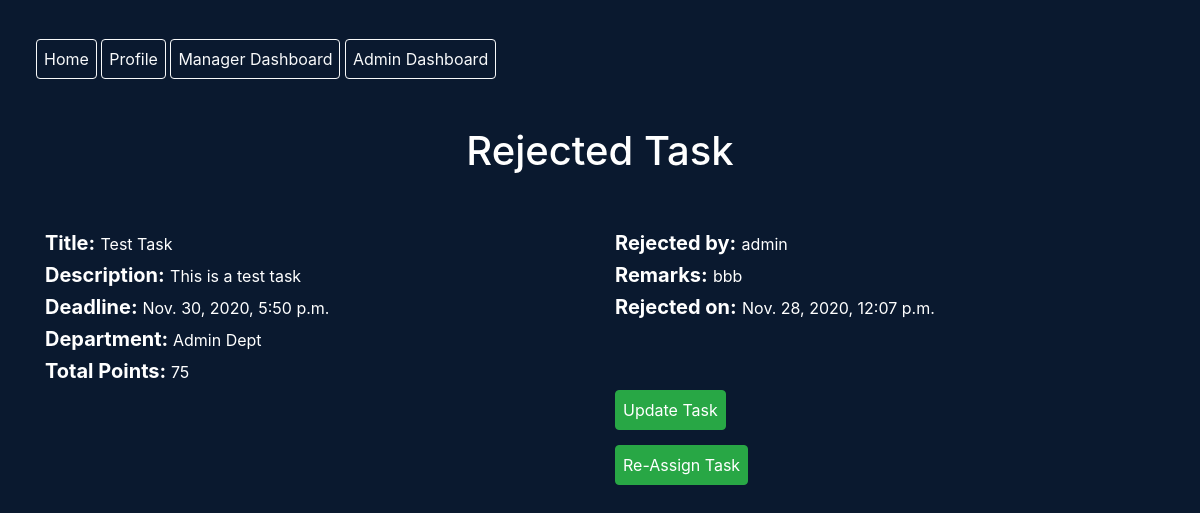
The page /create/rejected-feedback/6 (signed in) on the database its author committed.
### createMode/models.py (models this page shows, shortened)
class TaskRejectFeedback(models.Model):
	task = models.ForeignKey(Task, on_delete=models.CASCADE)
	rejected_by = models.ForeignKey(User, on_delete=models.CASCADE, related_name='rejected_by_user')
	remarks = models.TextField()
	rejected_on = models.DateTimeField(auto_now_add=True)

class Task(models.Model):
	title = models.CharField(max_length=240)
	description = models.TextField()
	total_points = models.PositiveIntegerField(validators=[MinValueValidator(10), MaxValueValidator(100)])
	department = models.ForeignKey(Department, on_delete=models.CASCADE)
	deadline = models.DateTimeField()
	assigned_to = models.ForeignKey(User, on_delete=models.SET_NULL, blank=True, null=True, related_name='assigned_to_user')
	created_by = models.ForeignKey(User, on_delete=models.SET_NULL, blank=True, null=True, related_name='created_by_user')
	created_at = models.DateTimeField(auto_now_add=True)
	submitted = models.BooleanField(default=False)
	reviewed = models.BooleanField(default=False)
	review_id = models.PositiveIntegerField(blank=True, null=True)
	is_accepted = models.BooleanField(default=False)
	is_rejected = models.BooleanField(default=False)
	reject_feedback_id = models.PositiveIntegerField(blank=True, null=True)

### core/models.py (models this page shows)
class Department(models.Model):
	name = models.CharField(max_length=60)
	description = models.CharField(max_length=264)
	def __str__(self):
		return self.name

### createMode/views.py (the view)
# urls.py: path('rejected-feedback/<int:pk>', TaskRejectDetailsView.as_view(),name='rejected-feedback'),
class TaskRejectDetailsView(LoginRequiredMixin, ManagerRequiredMixin, DetailView):
    model = TaskRejectFeedback
    context_object_name = 'rejected_task_feedback'
    template_name = 'createMode/rejected_feedback.html'

### core/context_processors.py (called while the page is built)
def check_authorization(request):
	if request.user.is_superuser:
		user_is_admin = True
	else:
		user_is_admin = False
	if request.user.is_authenticated:
		user_is_authenticated = True
		jobinfo = EmployeeJobInfo.objects.filter(user = request.user)[0]
		if jobinfo and jobinfo.isManager == True:
			user_is_manager = True
		else:
			user_is_manager = False
	else:
		user_is_authenticated = False
		user_is_manager = False
	return {
		'user_is_authenticated' : user_is_authenticated,
		'user_is_admin': user_is_admin,
		'user_is_manager' : user_is_manager,
	}

### createMode/views.py (called while the page is built)
    def dispatch(self, request, *args, **kwargs):
        usr = request.user
        usr_job_info = EmployeeJobInfo.objects.get(user=usr)
        if usr.is_authenticated and usr_job_info.isManager:
            pass
        else:
            return redirect('core:index')
        return super().dispatch(request, *args, **kwargs)

### createMode/templates/createMode/rejected_feedback.html (shortened to what this page needs)
{% extends 'core/base.html' %}
{% load crispy_forms_tags %}
{% load static %}
{% block content %}
	<div class="container" >
		<br>
		<h1>Rejected Task</h1>
		<br><br>
		<div class="row">
			<div class="col-md">
				<h5><strong>Title:</strong> <small>{{ rejected_task_feedback.task.title }}</small></h5>
				<h5> <strong>Description:</strong>  <small>{{ rejected_task_feedback.task.description }}</small></h5>
				<h5><strong>Deadline: </strong> <small>{{ rejected_task_feedback.task.deadline }}</small></h5>
				<h5><strong>Department: </strong><small>{{ rejected_task_feedback.task.department }}</small></h5>
				<h5><strong>Total Points: </strong> <small>{{ rejected_task_feedback.task.total_points }}</small></h5>
			</div>
			<div class="col-md">
				<h5><strong>Rejected by:</strong> <small>{{ rejected_task_feedback.rejected_by }}</small></h5>
				<h5><strong>Remarks:</strong> <small>{{ rejected_task_feedback.remarks }}</small></h5>
				<h5><strong>Rejected on:</strong> <small>{{ rejected_task_feedback.rejected_on }}</small></h5>
				<br><br>
				<a href="{% url 'createMode:update-task' rejected_task_feedback.task.pk %}" class="btn btn-success">Update Task</a>
				<br>
				<a href="{% url 'createMode:assign-task' rejected_task_feedback.task.pk %}" class="btn btn-success">Re-Assign Task</a>
			</div>
		</div>
	</div>
{% endblock %}

### core/static/core/style.css (style rules this page uses)
html, body { background-color: #0a192f; color: rgb(204, 214, 246); }
h1, h2, h3, h4, h5 { color: white; }
.btn { margin-top: 15px; padding: 7px; cursor: pointer; }

### assignment/static/assignment/style.css (style rules this page uses)
a { color: black; text-decoration: none; }
h1,h3 { text-align: center; }

### rows shown on the page
TaskRejectFeedback: task "Test Task", task.description "This is a test task", task.deadline "Nov. 30, 2020, 5:50 p.m.", task.department "Admin Dept", task.total_points "75", rejected_by "admin", remarks "bbb", rejected_on "Nov. 28, 2020, 12:07 p.m."
